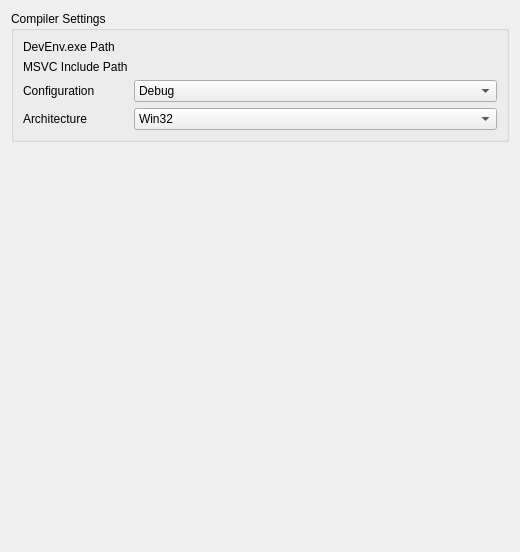
<?xml version="1.0" encoding="UTF-8"?>
<ui version="4.0">
 <class>MsvcConfig</class>
 <widget class="QWidget" name="MsvcConfig">
  <property name="geometry">
   <rect>
    <x>0</x>
    <y>0</y>
    <width>520</width>
    <height>552</height>
   </rect>
  </property>
  <layout class="QVBoxLayout" name="verticalLayout">
   <item>
    <widget class="QGroupBox" name="groupBox">
     <property name="maximumSize">
      <size>
       <width>16777215</width>
       <height>273</height>
      </size>
     </property>
     <property name="title">
      <string>Compiler Settings</string>
     </property>
     <layout class="QFormLayout" name="formLayout">
      <item row="0" column="0">
       <widget class="QLabel" name="label">
        <property name="text">
         <string>DevEnv.exe Path</string>
        </property>
       </widget>
      </item>
      <item row="0" column="1">
       <widget class="KUrlRequester" name="builder_path"/>
      </item>
      <item row="1" column="0">
       <widget class="KSqueezedTextLabel" name="ksqueezedtextlabel">
        <property name="text">
         <string>MSVC Include Path</string>
        </property>
       </widget>
      </item>
      <item row="1" column="1">
       <widget class="KUrlRequester" name="msvc_include">
        <property name="mode">
         <set>KFile::Directory|KFile::ExistingOnly|KFile::LocalOnly</set>
        </property>
       </widget>
      </item>
      <item row="2" column="1">
       <widget class="KComboBox" name="config_combo">
        <item>
         <property name="text">
          <string>Debug</string>
         </property>
        </item>
        <item>
         <property name="text">
          <string>Release</string>
         </property>
        </item>
       </widget>
      </item>
      <item row="2" column="0">
       <widget class="KSqueezedTextLabel" name="ksqueezedtextlabel_2">
        <property name="text">
         <string>Configuration</string>
        </property>
       </widget>
      </item>
      <item row="3" column="0">
       <widget class="KSqueezedTextLabel" name="ksqueezedtextlabel_3">
        <property name="text">
         <string>Architecture</string>
        </property>
       </widget>
      </item>
      <item row="3" column="1">
       <widget class="KComboBox" name="arch_combo">
        <item>
         <property name="text">
          <string>Win32</string>
         </property>
        </item>
        <item>
         <property name="text">
          <string>x64</string>
         </property>
        </item>
       </widget>
      </item>
     </layout>
    </widget>
   </item>
   <item>
    <spacer name="verticalSpacer">
     <property name="orientation">
      <enum>Qt::Vertical</enum>
     </property>
     <property name="sizeHint" stdset="0">
      <size>
       <width>20</width>
       <height>492</height>
      </size>
     </property>
    </spacer>
   </item>
  </layout>
 </widget>
 <customwidgets>
  <customwidget>
   <class>KSqueezedTextLabel</class>
   <extends>QLabel</extends>
   <header>ksqueezedtextlabel.h</header>
  </customwidget>
  <customwidget>
   <class>KUrlRequester</class>
   <extends>QWidget</extends>
   <header>kurlrequester.h</header>
  </customwidget>
  <customwidget>
   <class>KComboBox</class>
   <extends>QComboBox</extends>
   <header>kcombobox.h</header>
  </customwidget>
 </customwidgets>
 <resources/>
 <connections/>
</ui>
